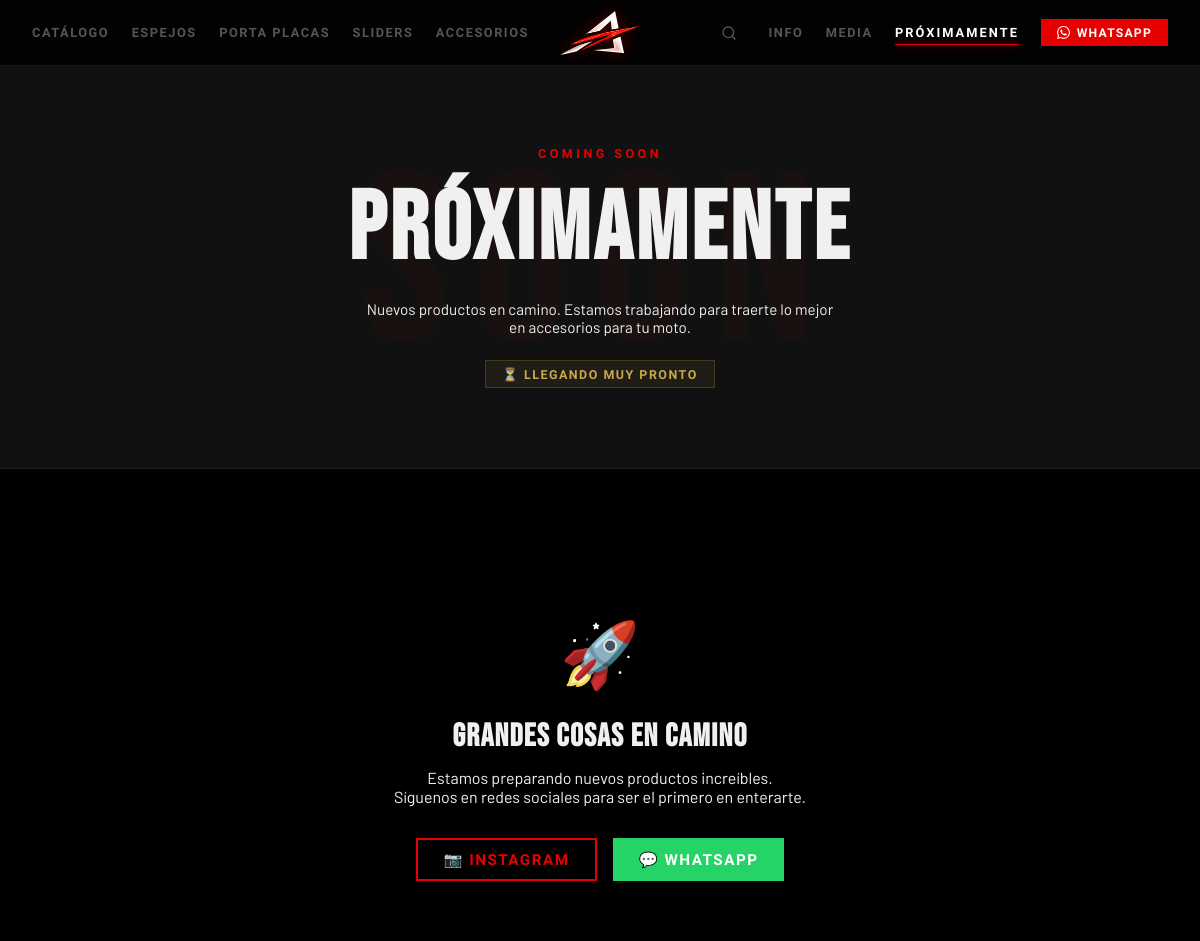
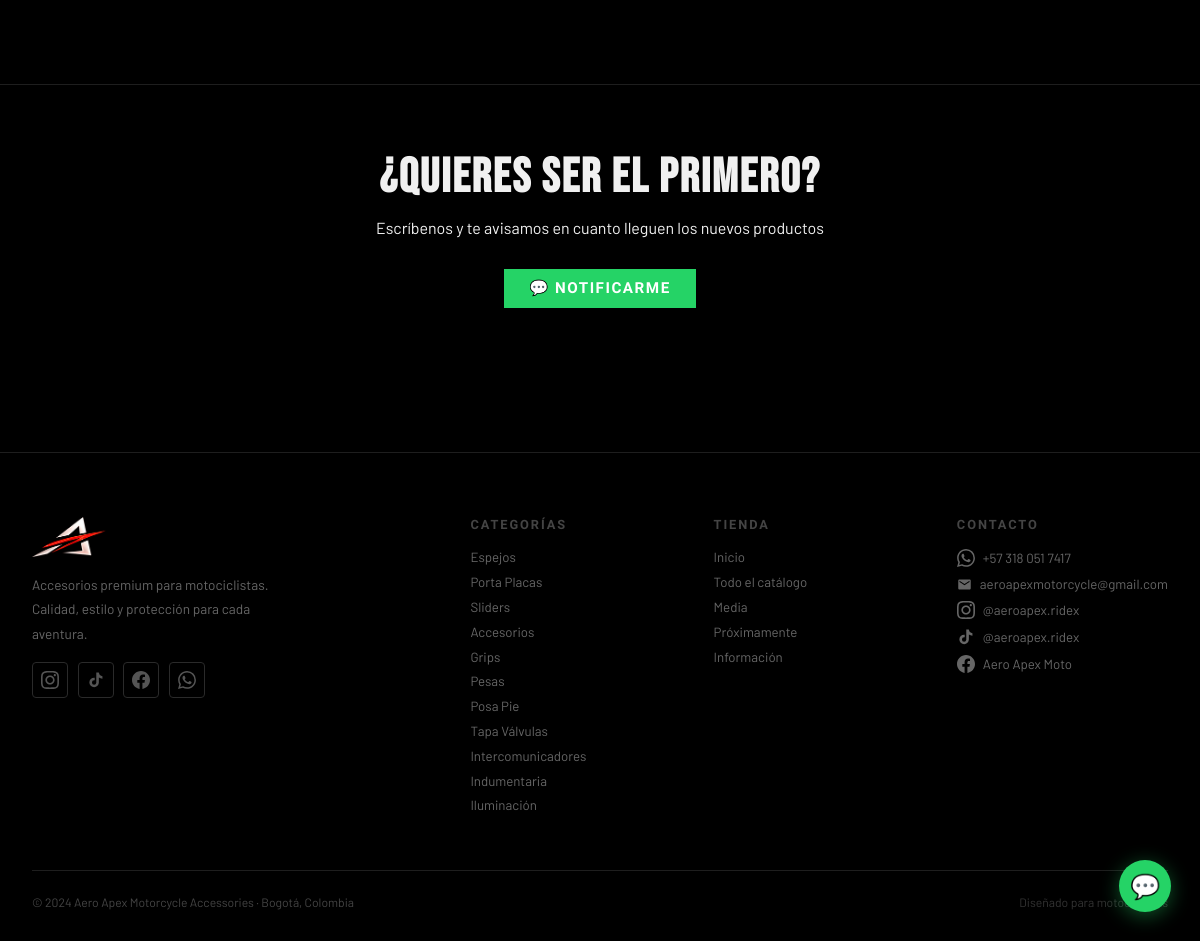
Page /proximamente on the committed database (2 pictures, top to bottom).
### app.py (models this page shows)
class Categoria(db.Model):
    id          = db.Column(db.Integer, primary_key=True)
    nombre      = db.Column(db.String(80), nullable=False)
    slug        = db.Column(db.String(80), unique=True)
    descripcion = db.Column(db.String(300), default='')
    imagen      = db.Column(db.String(200), default='')
    icono       = db.Column(db.String(10),  default='🏍️')
    orden       = db.Column(db.Integer,     default=0)
    activa      = db.Column(db.Boolean,     default=True)
    productos   = db.relationship('Producto', backref='cat_rel', lazy=True)

### app.py (the view)
@app.route('/proximamente')
def proximamente():
    prods = Producto.query.filter_by(proximamente=True, activo=True).all()
    cats  = Categoria.query.filter_by(activa=True).order_by(Categoria.orden).all()
    return render_template('proximamente.html', prods=prods, cats=cats)

### app.py (called while the page is built)
def gcfg(k, default=''):
    c = Config.query.filter_by(clave=k).first()
    return c.valor if c else default

@app.context_processor
def ctx():
    cats   = Categoria.query.filter_by(activa=True).order_by(Categoria.orden).all()
    wsp    = gcfg('whatsapp', WHATSAPP)
    ann    = gcfg('ann', '🏍️ ENVÍOS GRATIS EN BOGOTÁ · ACCESORIOS PREMIUM PARA TU MOTO')
    slides = BannerSlide.query.filter_by(activo=True).order_by(BannerSlide.orden).all()
    get_sec = lambda k: (SeccionImagen.query.filter_by(seccion=k).first() or type('',(),{'imagen':''})()).imagen
    return dict(nav_cats=cats, WHATSAPP=wsp, ANN=ann, slides=slides, gcfg=gcfg, get_sec=get_sec)

### templates/proximamente.html (shortened to what this page needs)
{% extends 'base.html' %}
{% block content %}
<div class="prox-hero">
  <span style="font-family:var(--font-head);font-size:.78rem;font-weight:700;letter-spacing:.28em;text-transform:uppercase;color:var(--red);display:block;margin-bottom:.75rem">Coming Soon</span>
  <h1>PRÓXIMAMENTE</h1>
  <p>Nuevos productos en camino. Estamos trabajando para traerte lo mejor en accesorios para tu moto.</p>
  <div class="countdown-note">⏳ Llegando muy pronto</div>
</div>
<div class="prox-section">
  {% if prods %}
  <div style="margin-bottom:2.5rem">
    <span class="sec-label">Adelanto exclusivo</span>
    <h2 class="sec-title">Lo que viene</h2>
    <div class="sec-line"></div>
  </div>
  <div class="grid-bg">
    <div class="grid-4r">
      {% for p in prods %}
      <div class="p-card" style="cursor:default">
        <div class="p-card-img" style="position:relative">
          {% if p.imagen %}<img src="/static/{{ p.imagen }}" alt="{{ p.nombre }}" style="filter:blur(3px);transform:scale(1.05)"/>
          {% else %}<div class="p-no-img">{{ p.cat_rel.icono if p.cat_rel else '🏍️' }}</div>{% endif %}
          <div style="position:absolute;inset:0;display:flex;align-items:center;justify-content:center;background:rgba(0,0,0,.5)">
            <div style="text-align:center">
              <div style="font-size:2rem;margin-bottom:.5rem">🔒</div>
              <span class="badge b-prox" style="font-size:.75rem;padding:.3rem .8rem">Próximamente</span>
            </div>
          </div>
        </div>
        <div class="p-body">
          {% if p.cat_rel %}<div class="p-cat">{{ p.cat_rel.nombre }}</div>{% endif %}
          <div class="p-name">{{ p.nombre }}</div>
          {% if p.descripcion %}<div class="p-desc">{{ p.descripcion }}</div>{% endif %}
          <a href="https://wa.me/{{ WHATSAPP }}?text=Hola!%20Me%20interesa%20saber%20cuándo%20llega:%20*{{ p.nombre|urlencode }}*"
             target="_blank" class="btn btn-wsp btn-sm" style="justify-content:center;margin-top:auto">
            💬 Notificarme
          </a>
        </div>
      </div>
      {% endfor %}
    </div>
  </div>
  {% else %}
  <div class="prox-empty">
    <span>🚀</span>
    <h3 style="font-family:var(--font-display);font-size:2rem;letter-spacing:.04em;margin-bottom:.75rem">Grandes cosas en camino</h3>
    <p>Estamos preparando nuevos productos increíbles.<br>Síguenos en redes sociales para ser el primero en enterarte.</p>
    <div style="display:flex;gap:1rem;justify-content:center;margin-top:2rem;flex-wrap:wrap">
      <a href="https://instagram.com/aeroapex.ridex" target="_blank" class="btn btn-outline-red" style="background:transparent;color:var(--red);border:2px solid var(--red)">📷 Instagram</a>
      <a href="https://wa.me/{{ WHATSAPP }}" target="_blank" class="btn btn-wsp">💬 WhatsApp</a>
    </div>
  </div>
  {% endif %}
</div>
<div class="notify-section">
  <h3>¿QUIERES SER EL PRIMERO?</h3>
  <p>Escríbenos y te avisamos en cuanto lleguen los nuevos productos</p>
  <a href="https://wa.me/{{ WHATSAPP }}?text=Hola!%20Quiero%20que%20me%20notifiquen%20cuando%20lleguen%20los%20nuevos%20productos%20de%20Aero%20Apex%20🏍️" target="_blank" class="btn btn-wsp" style="font-size:1rem;padding:.85rem 2.5rem;margin:0 auto">
    💬 NOTIFICARME
  </a>
</div>
{% endblock %}

### templates/base.html (shortened to what this page needs)
<!DOCTYPE html>
<html lang="es" id="html-root">
<head>
<link rel="stylesheet" href="/design.css"/>
</head>
<body>
<nav id="main-nav">
  <div class="nav-left">
    <a href="/catalogo" class="nav-link {% if request.path=='/catalogo' %}active{% endif %}">Catálogo</a>
    {% for c in nav_cats[:4] %}
    <a href="/categoria/{{ c.id }}" class="nav-link">{{ c.nombre }}</a>
    {% endfor %}
  </div>
  <div class="nav-center">
    <a href="/"><img alt="Aero Apex"/></a>
  </div>
  <div class="nav-right">
    <button class="nav-search-btn" onclick="toggleSearch()" aria-label="Buscar">
      <svg viewBox="0 0 24 24" fill="none" stroke="currentColor" stroke-width="2" stroke-linecap="round"><circle cx="11" cy="11" r="8"/><line x1="21" y1="21" x2="16.65" y2="16.65"/></svg>
    </button>
    <a href="/info" class="nav-link {% if '/info' in request.path %}active{% endif %}">Info</a>
    <a href="/media" class="nav-link {% if '/media' in request.path %}active{% endif %}">Media</a>
    <a href="/proximamente" class="nav-link {% if '/proximamente' in request.path %}active{% endif %}">Próximamente</a>
    <a href="https://wa.me/{{ WHATSAPP }}" target="_blank" class="nav-wsp">
      WhatsApp
    </a>
  </div>
</nav>
{% block content %}{% endblock %}
<footer>
  <div class="footer-inner">
    <div class="footer-brand">
      <img class="footer-logo" alt="Aero Apex"/>
      <p>Accesorios premium para motociclistas. Calidad, estilo y protección para cada aventura.</p>
      <div class="footer-social">
        <a href="https://instagram.com/aeroapex.ridex" target="_blank" class="soc-ic" title="Instagram"></a>
        <a href="https://tiktok.com/@aeroapex.ridex" target="_blank" class="soc-ic" title="TikTok"></a>
        <a href="https://facebook.com/AeroApexMoto" target="_blank" class="soc-ic" title="Facebook"></a>
        <a href="https://wa.me/{{ WHATSAPP }}" target="_blank" class="soc-ic" title="WhatsApp"></a>
      </div>
    </div>
    <div class="footer-col">
      <h5>Categorías</h5>
      {% for c in nav_cats %}<a href="/categoria/{{ c.id }}">{{ c.nombre }}</a>{% endfor %}
    </div>
    <div class="footer-col">
      <h5>Tienda</h5>
      <a href="/">Inicio</a><a href="/catalogo">Todo el catálogo</a>
      <a href="/media">Media</a><a href="/proximamente">Próximamente</a><a href="/info">Información</a>
    </div>
    <div class="footer-col">
      <h5>Contacto</h5>
      <a href="https://wa.me/{{ WHATSAPP }}" target="_blank" style="display:flex;align-items:center;gap:.5rem"> +57 318 051 7417</a>
      <a href="mailto:aeroapexmotorcycle@gmail.com" style="display:flex;align-items:center;gap:.5rem"><svg width="15" height="15" viewBox="0 0 24 24" fill="currentColor"><path d="M20 4H4c-1.1 0-2 .9-2 2v12c0 1.1.9 2 2 2h16c1.1 0 2-.9 2-2V6c0-1.1-.9-2-2-2zm0 4l-8 5-8-5V6l8 5 8-5v2z"/></svg> aeroapexmotorcycle@gmail.com</a>
      <a href="https://instagram.com/aeroapex.ridex" target="_blank" style="display:flex;align-items:center;gap:.5rem"> @aeroapex.ridex</a>
      <a href="https://tiktok.com/@aeroapex.ridex" target="_blank" style="display:flex;align-items:center;gap:.5rem"> @aeroapex.ridex</a>
      <a href="https://facebook.com/AeroApexMoto" target="_blank" style="display:flex;align-items:center;gap:.5rem"> Aero Apex Moto</a>
    </div>
  </div>
  <div class="footer-bottom">
    <span>© 2024 Aero Apex Motorcycle Accessories · Bogotá, Colombia</span>
    <span style="color:#333">Diseñado para motociclistas</span>
  </div>
</footer>
<a href="https://wa.me/{{ WHATSAPP }}" target="_blank" class="wsp-btn">💬<span class="wsp-tip">¡Escríbenos!</span></a>
</body>
</html>

### templates/base.html (style rules this page uses)
:root { --bg:#000;--bg2:#0a0a0a;--bg3:#111;--bg4:#181818;--bg5:#1e1e1e; --text:#f0f0f0;--text2:#aaa;--text3:#666; --card:#111;--card2:#181818;--border:#1e1e1e;--border2:#2a2a2a; }
:root { --red:#e60000;--red2:#b30000;--red3:#ff2222; --white:#ffffff;--black:#000000; --gold:#c8a84b;--nav-h:66px; --font-display:'Bebas Neue',sans-serif; --font-head:'Barlow Condensed',sans-serif; --font:'Barlow',sans-serif; --radius:2px; }
* { box-sizing:border-box;margin:0;padding:0 }
html,body { font-family:var(--font);background:var(--bg);color:var(--text);overflow-x:hidden;min-height:100vh;transition:background .3s,color .3s }
a { color:inherit;text-decoration:none }
img { max-width:100% }
nav { height:66px; background:rgba(3,3,3,.98); backdrop-filter:blur(24px);-webkit-backdrop-filter:blur(24px); border-bottom:1px solid #181818; position:sticky;top:0;z-index:300; display:grid; grid-template-columns:1fr auto 1fr; align-items:center; padding:0 2rem; gap:.75rem; transition:background .3s; }
.nav-left,.nav-right { display:flex;align-items:center;gap:1.4rem;flex-wrap:nowrap }
.nav-right { justify-content:flex-end }
.nav-center img { height:44px;width:auto;display:block;filter:drop-shadow(0 0 8px rgba(230,0,0,.4));transition:.3s }
.nav-link { font-family:'Barlow Condensed',sans-serif;font-size:.8rem;font-weight:700;letter-spacing:.12em;text-transform:uppercase;color:#555;transition:color .2s,letter-spacing .25s;position:relative;padding:.2rem 0;white-space:nowrap }
.nav-link::after { content:'';position:absolute;bottom:-2px;left:0;width:0;height:1px;background:var(--red);box-shadow:0 0 6px var(--red);transition:width .28s cubic-bezier(.22,1,.36,1) }
.nav-link:hover,.nav-link.active { color:#fff;letter-spacing:.16em }
.nav-link:hover::after,.nav-link.active::after { width:100% }
.nav-search-btn { background:none;border:none;cursor:pointer;width:34px;height:34px;display:flex;align-items:center;justify-content:center;color:#555;transition:.2s;border-radius:2px }
.nav-search-btn svg { width:16px;height:16px }
.nav-wsp { display:flex;align-items:center;gap:.4rem;background:var(--red);color:#fff;padding:.38rem 1rem;font-family:'Barlow Condensed',sans-serif;font-size:.76rem;font-weight:700;letter-spacing:.1em;text-transform:uppercase;transition:.22s;white-space:nowrap }
.btn { display:inline-flex;align-items:center;gap:.5rem;padding:.65rem 1.6rem;font-family:var(--font-head);font-weight:700;font-size:.95rem;letter-spacing:.1em;text-transform:uppercase;cursor:pointer;border:none;transition:.2s;white-space:nowrap }
.btn-wsp { background:#25D366;color:#fff }
footer { background:#000;border-top:1px solid #1e1e1e;padding:4rem 2rem 2rem;margin-top:5rem }
.footer-inner { max-width:1200px;margin:0 auto;display:grid;grid-template-columns:2fr 1fr 1fr 1fr;gap:3rem;margin-bottom:3rem }
.footer-brand p { font-size:.85rem;color:#666;line-height:1.8;margin-top:1rem;max-width:260px }
.footer-logo { height:40px;margin-bottom:.75rem;display:block }
.footer-col h5 { font-family:var(--font-head);font-size:.8rem;font-weight:800;text-transform:uppercase;letter-spacing:.15em;color:#444;margin-bottom:1.1rem }
.footer-col a { display:block;font-size:.83rem;color:#666;margin-bottom:.55rem;transition:.2s }
.footer-social { display:flex;gap:.6rem;margin-top:1rem }
.soc-ic { width:36px;height:36px;border:1px solid #2a2a2a;border-radius:4px;display:flex;align-items:center;justify-content:center;color:#555;transition:.25s;flex-shrink:0 }
.footer-bottom { border-top:1px solid #1e1e1e;padding-top:1.5rem;max-width:1200px;margin:0 auto;display:flex;justify-content:space-between;align-items:center;font-size:.76rem;color:#444;flex-wrap:wrap;gap:.5rem }
.wsp-btn { position:fixed;bottom:1.8rem;right:1.8rem;z-index:400;width:52px;height:52px;border-radius:50%;background:#25D366;display:flex;align-items:center;justify-content:center;font-size:1.5rem;box-shadow:0 4px 20px rgba(37,211,102,.4);transition:.3s }

### rows in the picture
Categoria: nombre "ESPEJOS", nombre "Espejos"
Categoria: nombre "PORTA PLACAS", nombre "Porta Placas"
Categoria: nombre "SLIDERS", nombre "Sliders"
Categoria: nombre "ACCESORIOS", nombre "Accesorios"
Categoria: nombre "Grips"
Categoria: nombre "Pesas"
Categoria: nombre "Posa Pie"
Categoria: nombre "Tapa Válvulas"
Categoria: nombre "Intercomunicadores"
Categoria: nombre "Indumentaria"
Categoria: nombre "Iluminación"
